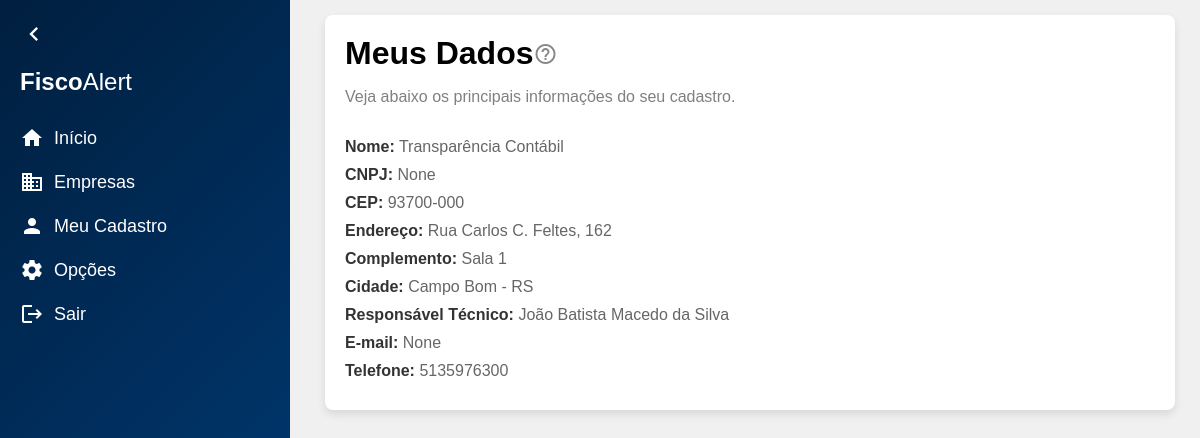
The page /escritorio/1/ on the database its author committed.
### escritorio/models.py (models this page shows, shortened)
class Escritorio(models.Model):
    id = models.AutoField(primary_key=True)
    nome = models.CharField(max_length=200)
    cnpj = models.CharField(max_length=14, blank=True, null=True)
    cep = models.CharField(
        max_length=9,
        validators=[
            RegexValidator(regex=r'^\d{5}-\d{3}$', message="CEP deve estar no formato 99999-999.")
        ],
    )
    endereco = models.CharField(max_length=100, blank=True, null=True)
    numero = models.CharField(max_length=10, blank=True, null=True)
    complemento = models.CharField(max_length=50, blank=True, null=True)
    cidade = models.CharField(max_length=50, blank=True, null=True)
    uf = models.CharField(max_length=2, blank=True, null=True)
    responsavel_tecnico = models.CharField(max_length=50)
    email = models.CharField(max_length=200, blank=True, null=True)
    telefone = models.CharField(
        max_length=15, blank=True, null=True,
        validators=[
            RegexValidator(
                regex=r'^\d{10,11}$',
                message="O número de telefone deve conter apenas dígitos e ter 10 ou 11 dígitos."
            )
        ]
    )
    ativo = models.BooleanField(default=True)

### escritorio/views.py (the view)
# urls.py: path('escritorio/<int:id>/', escritorio_detalhes, name='escritorio_detalhes'),
def escritorio_detalhes(request, id):
    escritorio = get_object_or_404(Escritorio, id=id)
    return render(request, 'escritorio_detalhes.html', {'escritorio': escritorio})

### escritorio/templates/escritorio_detalhes.html (shortened to what this page needs)
{% extends "base.html" %}
{% block content %}
<div class="content">
    <div class="container">
        <div class="title">
            <span>Meus Dados</span>
            <span class="material-icons" style="color: #888;">help_outline</span>
        </div>
        <p>Veja abaixo os principais informações do seu cadastro.</p>
        <div class="field">
            <span class="field-label">Nome:</span>
            <span class="field-value">{{ escritorio.nome }}</span>
        </div>
        <div class="field">
            <span class="field-label">CNPJ:</span>
            <span class="field-value">{{ escritorio.cnpj }}</span>
        </div>
        <div class="field">
            <span class="field-label">CEP:</span>
            <span class="field-value">{{ escritorio.cep }}</span>
        </div>
        <div class="field">
            <span class="field-label">Endereço:</span>
            <span class="field-value">{{ escritorio.endereco }}, {{ escritorio.numero }}</span>
        </div>
        <div class="field">
            <span class="field-label">Complemento:</span>
            <span class="field-value">{{ escritorio.complemento }}</span>
        </div>
        <div class="field">
            <span class="field-label">Cidade:</span>
            <span class="field-value">{{ escritorio.cidade }} - {{ escritorio.uf }}</span>
        </div>
        <div class="field">
            <span class="field-label">Responsável Técnico:</span>
            <span class="field-value">{{ escritorio.responsavel_tecnico }}</span>
        </div>
        <div class="field">
            <span class="field-label">E-mail:</span>
            <span class="field-value">{{ escritorio.email }}</span>
        </div>
        <div class="field">
            <span class="field-label">Telefone:</span>
            <span class="field-value">{{ escritorio.telefone }}</span>
        </div>
    </div>
</div>
{% endblock %}

### app/templates/base.html (style rules this page uses)
body { font-family: Arial, sans-serif; margin: 0; padding: 0; background-color: #f0f0f0; display: flex; }
.content { display: flex; justify-content: center; margin-left: 270px; padding-left: 30px; padding-top: 15px; width: calc(100% - 270px); }
.container { width: 90%; background-color: white; padding: 20px; box-shadow: 0 4px 8px rgba(0, 0, 0, 0.1); border-radius: 8px; margin-bottom: 4rem; }
.title { display: flex; align-items: center; font-size: 32px; font-weight: bold; margin-bottom: 0; }
.container p { margin-bottom: 32px; color: grey; }
.field { margin-bottom: 10px; }
.field-label { font-weight: bold; color: #333; }
.field-value { color: #666; }

### rows shown on the page
Escritorio: nome "Transparência Contábil", cnpj "None", cep "93700-000", endereco "Rua Carlos C. Feltes", numero "162", complemento "Sala 1", cidade "Campo Bom", uf "RS", responsavel_tecnico "João Batista Macedo da Silva", email "None", telefone "5135976300"
